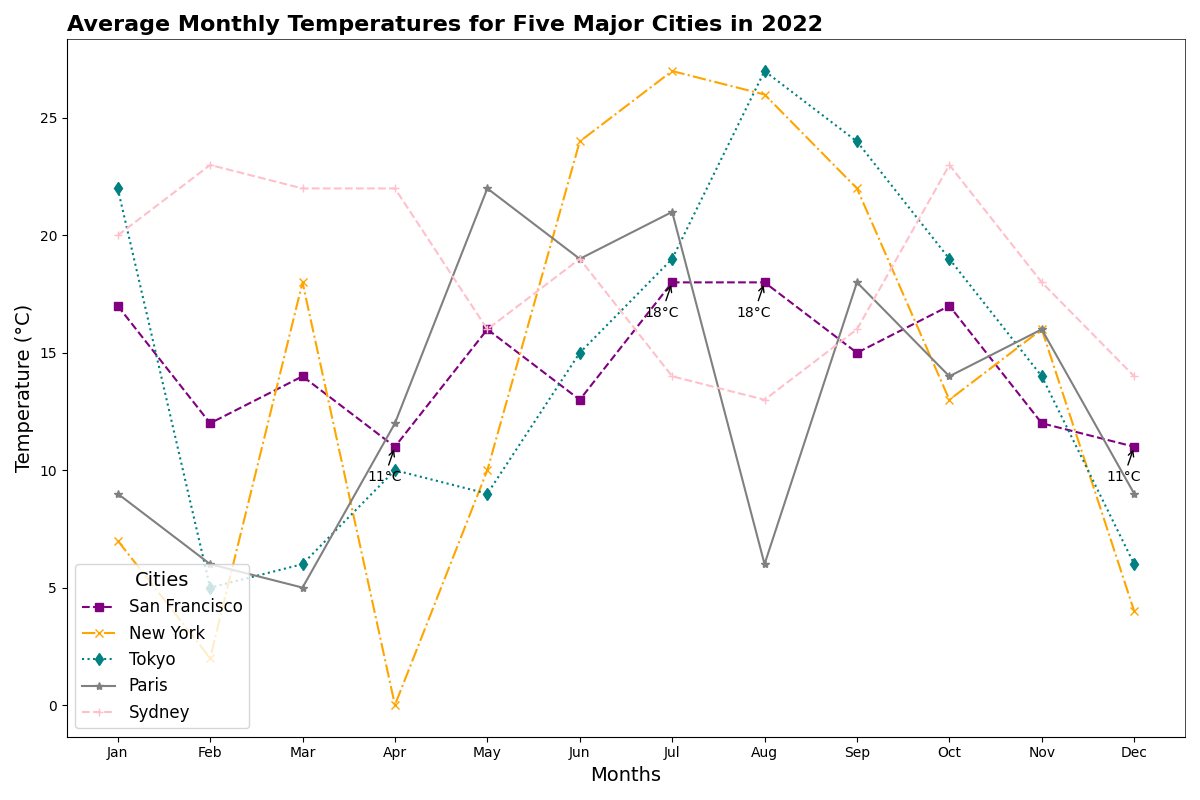

Reproduce this figure in Python.
import matplotlib.pyplot as plt
import numpy as np

months = np.array([
    'Jan', 'Feb', 'Mar', 'Apr', 'May', 'Jun', 
    'Jul', 'Aug', 'Sep', 'Oct', 'Nov', 'Dec'
])

san_francisco_temps = np.array([17, 12, 14, 11, 16, 13, 18, 18, 15, 17, 12, 11])
new_york_temps = np.array([7, 2, 18, 0, 10, 24, 27, 26, 22, 13, 16, 4])
tokyo_temps = np.array([22, 5, 6, 10, 9, 15, 19, 27, 24, 19, 14, 6])
paris_temps = np.array([9, 6, 5, 12, 22, 19, 21, 6, 18, 14, 16, 9])
sydney_temps = np.array([20, 23, 22, 22, 16, 19, 14, 13, 16, 23, 18, 14])

fig, ax = plt.subplots(figsize=(12, 8))

ax.plot(months, san_francisco_temps, label='San Francisco', color='purple', marker='s', linestyle='--')
ax.plot(months, new_york_temps, label='New York', color='orange', marker='x', linestyle='-.')
ax.plot(months, tokyo_temps, label='Tokyo', color='teal', marker='d', linestyle=':')
ax.plot(months, paris_temps, label='Paris', color='grey', marker='*', linestyle='-')
ax.plot(months, sydney_temps, label='Sydney', color='pink', marker='+', linestyle='--')

ax.set_title('Average Monthly Temperatures for Five Major Cities in 2022', fontsize=16, fontweight='bold', loc='left')
ax.set_xlabel('Months', fontsize=14)
ax.set_ylabel('Temperature (°C)', fontsize=14)

ax.legend(title='Cities', fontsize=12, title_fontsize=14, loc='lower left')
ax.grid(False)  # Grid removed as part of a stylistic change

for (month, temp_san_francisco) in zip(months, san_francisco_temps):
    if temp_san_francisco in [11, 18]:
        ax.annotate(f'{temp_san_francisco}°C', xy=(month, temp_san_francisco), xytext=(-20, -25), 
                    textcoords='offset points', arrowprops=dict(arrowstyle='->', lw=1))

ax.spines['top'].set_linewidth(0.5)  # Lighten the border lines
ax.spines['right'].set_linewidth(0.5)

plt.tight_layout()
plt.show()
